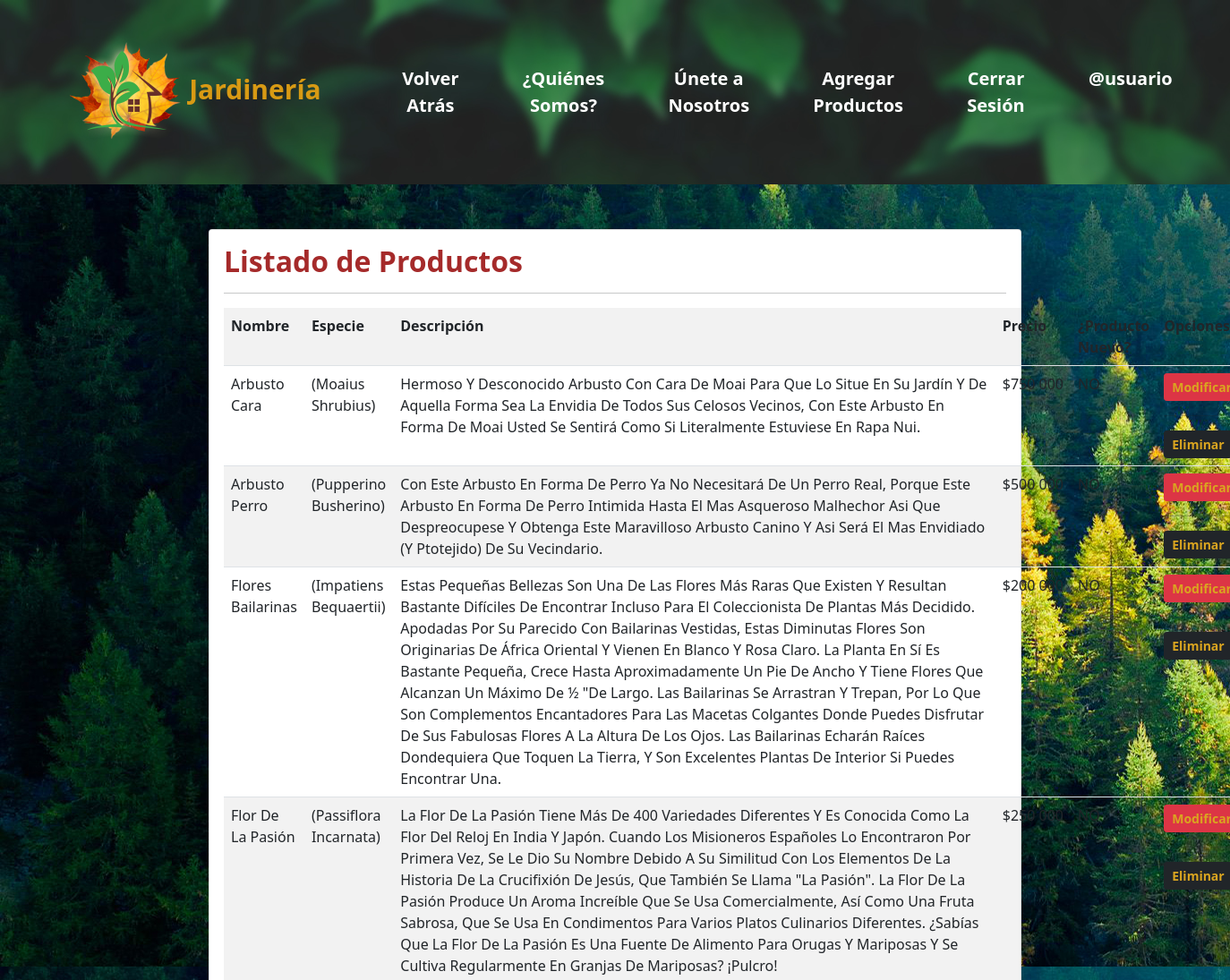
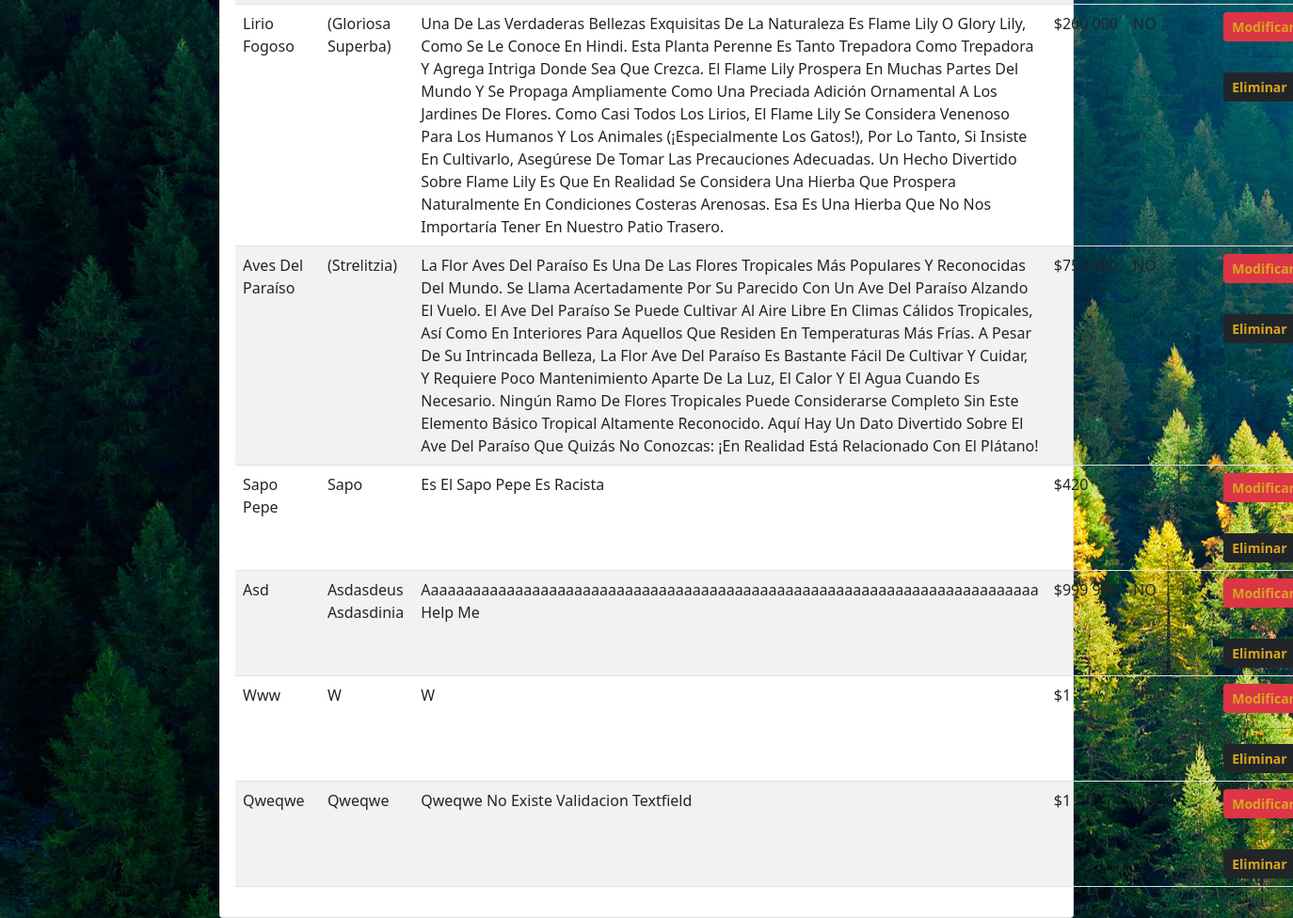
Screenshot of /listar-producto/ (signed in) with the database file from the repository (2 pictures, top to bottom).
### app/models.py (models this page shows, shortened)
class Producto(models.Model): #PRODUCTO = NOMBRE, ESPECIE, DESCRIPCION, PRECIO, NOVEDAD, TIPO, FECHA DE ENTRADA A TIENDA
    nombre = models.CharField(max_length=50)
    especie = models.CharField(max_length=50)
    descripcion = models.TextField()
    precio = models.IntegerField()
    novedad = models.BooleanField()
    tipo = models.ForeignKey(Tipo, on_delete=models.PROTECT)
    fecha_entrada = models.DateField()
    imagen = models.ImageField(upload_to="productos", null=True)

### app/views.py (the view)
# urls.py: path('listar-producto/', listar_producto, name="listar_producto"),
@permission_required('app.view_producto')
def listar_producto(request):
    productos = Producto.objects.all()
    data = {
        'productos': productos
    }
    return render(request, 'app/items/listar.html', data)

### app/templates/app/items/listar.html (shortened to what this page needs)
<!DOCTYPE html>
<html lang="EN">
<head>
    {% load static %}
    <link rel="stylesheet" href="{% static 'app/P1Css/Css3.css' %}">
    <link href="https://cdn.jsdelivr.net/npm/bootstrap@5.1.3/dist/css/bootstrap.min.css" rel="stylesheet"
>
</head>
<body>
    <div id="wrapper">
        <nav class="navbar navbar-expand-lg navbar-light">
            <div class="container-fluid">
                <a class="navbar-brand" href="{% url 'home' %}">
                    <img src="{% static 'app/P1Img/Logo Icon.png' %}" alt="Icon" width="125" height="125"
                        class="d-inline-block">
                    Jardinería
                </a>
                <div class="collapse navbar-collapse" id="navbarNavDropdown">
                    <ul class="navbar-nav">
                        <li class="nav-item">
                            <a class="nav-link" href="{% url 'home' %}">Volver Atrás</a>
                        </li>
                        <li class="nav-item">
                            <a class="nav-link" href="{% url 'home' %}#nosotros">¿Quiénes Somos?</a>
                        </li>
                        <li class="nav-item">
                            <a class="nav-link" href="{% url 'formulario' %}">Únete a Nosotros</a>
                        </li>
                        {% if perms.app.add_producto %}
                        <li class="nav-item">
                            <a class="nav-link" href="{% url 'agregar_producto' %}">Agregar Productos</a>
                        </li>
                        {% endif %}
                        {% if user.is_authenticated %}
                        <li class="nav-item">
                            <a class="nav-link" href="{% url 'logout' %}">Cerrar Sesión</a>
                        </li>
                        <li class="nav-item">
                            <a class="nav-link" href="#">@{{ user.username }}</a>
                        </li>
                        {% endif %}
                    </ul>
                </div>
            </div>
        </nav>
    </div>
    {% load humanize %}
    <div class="row">
        <div class="col-12 col-md-8 offset-md-2">
            <div class="card">
                <div class="card-body">
                    <h2 style="font-weight: bolder; color: brown;">Listado de Productos</h2>
                    <hr>
                    <table class="table table-striped table-hover table-responsive-sm">
                        <tr>
                            <th>Nombre</th>
                            <th>Especie</th>
                            <th>Descripción</th>
                            <th>Precio</th>
                            <th>¿Producto Nuevo?</th>
                            <th>Opciones</th>
                        </tr>
                        {% for p in productos %}
                        <tr>
                            <td>{{ p.nombre | title }}</td>
                            <td>{{ p.especie | title }}</td>
                            <td>{{ p.descripcion | title }}</td>
                            <td>${{ p.precio | intcomma }}</td>
                            <td>
                                {% if p.nuevo %}
                                SI
                                {% else %}
                                NO
                                {% endif %}
                            </td>
                            <td>
                                {% if perms.app.change_producto %}
                                <a href="{% url 'modificar_producto' p.id %}" class="btn btn-info btn-sm btn-danger"
                                    style="font-weight: bolder; color:goldenrod;">Modificar</a>
                                {% endif %}
                                <hr>
                                {% if perms.app.delete_producto %}
                                <a href="#" onclick="eliminarProducto({{ p.id }})" class="btn btn-info btn-sm btn-dark"
                                    style="font-weight: bolder; color:goldenrod;">Eliminar</a>
                                {% endif %}
                            </td>
                        </tr>
                        {% endfor %}
                    </table>
                </div>
            </div>
        </div>
    </div>
</body>
</html>

### app/static/app/P1Css/Css3.css (style rules this page uses)
#wrapper { background-color: rgb(65, 150, 65); width: 100%; height: auto; padding: 2%; margin-bottom: 50px; box-sizing: border-box; background-image: url('../P1Img/BG1.jpg'); background-attachment: scroll; }
#wrapper .navbar-brand { color: rgb(216, 154, 20); font-size: 30px; font-weight: bold; padding-left: 3%; padding-right: 3%; }
#wrapper nav ul li { text-align: center; justify-content: center; box-sizing: border-box; list-style: none; padding-left: 3%; padding-right: 3%; }
#wrapper nav ul li a { color: rgb(255, 255, 255); font-size: 20px; font-weight: bold; text-decoration: none; }
.navbar-brand img { width: 125px; height: 125px; }
body { background-color: rgb(220, 255, 200); background-image: url('../P1Img/Jardin4.jpg'); background-attachment: fixed; font-family: sans-serif; }

### rows the page displays
Producto: nombre "Arbusto Cara", especie "(Moaius Shrubius)", descripcion "Hermoso Y Desconocido Arbusto Con Cara De Moai Para Que Lo Situe En Su Jardín Y De Aquella Forma Sea La Envidia De Todos Sus Celosos Vecinos, Con Este Arbusto En Forma De Moai Usted Se Sentirá Como Si Literalmente Estuviese En Rapa Nui.", precio "750 000"
Producto: nombre "Arbusto Perro", especie "(Pupperino Busherino)", descripcion "Con Este Arbusto En Forma De Perro Ya No Necesitará De Un Perro Real, Porque Este Arbusto En Forma De Perro Intimida Hasta El Mas Asqueroso Malhechor Asi Que Despreocupese Y Obtenga Este Maravilloso Arbusto Canino Y Asi Será El Mas Envidiado (Y Ptotejido) De Su Vecindario.", precio "500 000"
Producto: nombre "Flores Bailarinas", especie "(Impatiens Bequaertii)", descripcion "Estas Pequeñas Bellezas Son Una De Las Flores Más Raras Que Existen Y Resultan Bastante Difíciles De Encontrar Incluso Para El Coleccionista De Plantas Más Decidido. Apodadas Por Su Parecido Con Bailarinas Vestidas, Estas Diminutas Flores Son Originarias De África Oriental Y Vienen En Blanco Y Rosa Claro. La Planta En Sí Es Bastante Pequeña, Crece Hasta Aproximadamente Un Pie De Ancho Y Tiene Flores Que Alcanzan Un Máximo De ½ \"De Largo. Las Bailarinas Se Arrastran Y Trepan, Por Lo Que Son Complementos Encantadores Para Las Macetas Colgantes Donde Puedes Disfrutar De Sus Fabulosas Flores A La Altura De Los Ojos. Las Bailarinas Echarán Raíces Dondequiera Que Toquen La Tierra, Y Son…", precio "200 000"
Producto: nombre "Flor De La Pasión", especie "(Passiflora Incarnata)", descripcion "La Flor De La Pasión Tiene Más De 400 Variedades Diferentes Y Es Conocida Como La Flor Del Reloj En India Y Japón. Cuando Los Misioneros Españoles Lo Encontraron Por Primera Vez, Se Le Dio Su Nombre Debido A Su Similitud Con Los Elementos De La Historia De La Crucifixión De Jesús, Que También Se Llama \"La Pasión\". La Flor De La Pasión Produce Un Aroma Increíble Que Se Usa Comercialmente, Así Como Una Fruta Sabrosa, Que Se Usa En Condimentos Para Varios Platos Culinarios Diferentes. ¿Sabías Que La Flor De La Pasión Es Una Fuente De Alimento Para Orugas Y Mariposas Y Se Cultiva Regularmente En Granjas De Mariposas? ¡Pulcro!", precio "250 000"
Producto: nombre "Lirio Fogoso", especie "(Gloriosa Superba)", descripcion "Una De Las Verdaderas Bellezas Exquisitas De La Naturaleza Es Flame Lily O Glory Lily, Como Se Le Conoce En Hindi. Esta Planta Perenne Es Tanto Trepadora Como Trepadora Y Agrega Intriga Donde Sea Que Crezca. El Flame Lily Prospera En Muchas Partes Del Mundo Y Se Propaga Ampliamente Como Una Preciada Adición Ornamental A Los Jardines De Flores. Como Casi Todos Los Lirios, El Flame Lily Se Considera Venenoso Para Los Humanos Y Los Animales (¡Especialmente Los Gatos!), Por Lo Tanto, Si Insiste En Cultivarlo, Asegúrese De Tomar Las Precauciones Adecuadas. Un Hecho Divertido Sobre Flame Lily Es Que En Realidad Se Considera Una Hierba Que Prospera Naturalmente En Condiciones Costeras Arenosas.…", precio "260 000"
Producto: nombre "Aves Del Paraíso", especie "(Strelitzia)", descripcion "La Flor Aves Del Paraíso Es Una De Las Flores Tropicales Más Populares Y Reconocidas Del Mundo. Se Llama Acertadamente Por Su Parecido Con Un Ave Del Paraíso Alzando El Vuelo. El Ave Del Paraíso Se Puede Cultivar Al Aire Libre En Climas Cálidos Tropicales, Así Como En Interiores Para Aquellos Que Residen En Temperaturas Más Frías. A Pesar De Su Intrincada Belleza, La Flor Ave Del Paraíso Es Bastante Fácil De Cultivar Y Cuidar, Y Requiere Poco Mantenimiento Aparte De La Luz, El Calor Y El Agua Cuando Es Necesario. Ningún Ramo De Flores Tropicales Puede Considerarse Completo Sin Este Elemento Básico Tropical Altamente Reconocido. Aquí Hay Un Dato Divertido Sobre El Ave Del Paraíso Que Quizás…", precio "750 000"
Producto: nombre "Sapo Pepe", especie "Sapo", descripcion "Es El Sapo Pepe Es Racista", precio "420"
Producto: nombre "Asd", especie "Asdasdeus Asdasdinia", descripcion "Aaaaaaaaaaaaaaaaaaaaaaaaaaaaaaaaaaaaaaaaaaaaaaaaaaaaaaaaaaaaaaaaaaaaaaaaa Help Me", precio "999 999"
Producto: nombre "Www", especie "W", descripcion "W", precio "1"
Producto: nombre "Qweqwe", especie "Qweqwe", descripcion "Qweqwe No Existe Validacion Textfield", precio "1"

### other values shown
{{ user.username }} "usuario"
